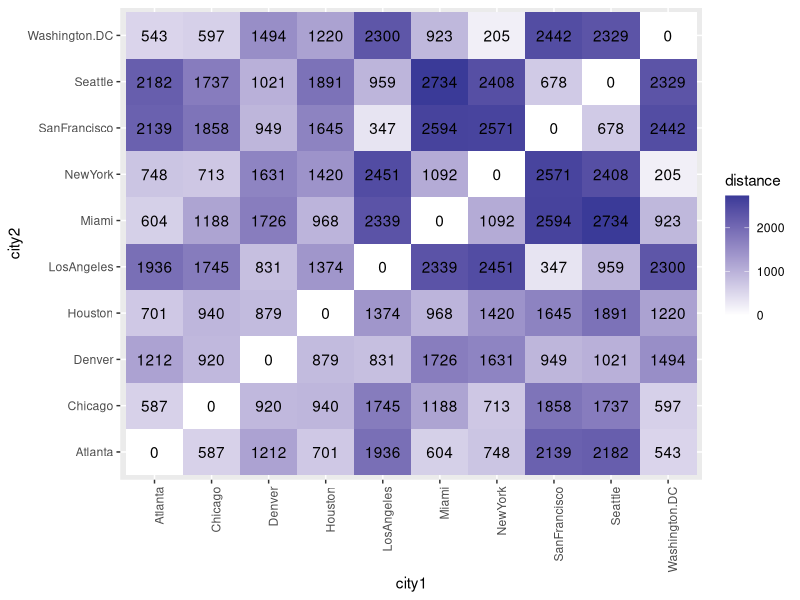
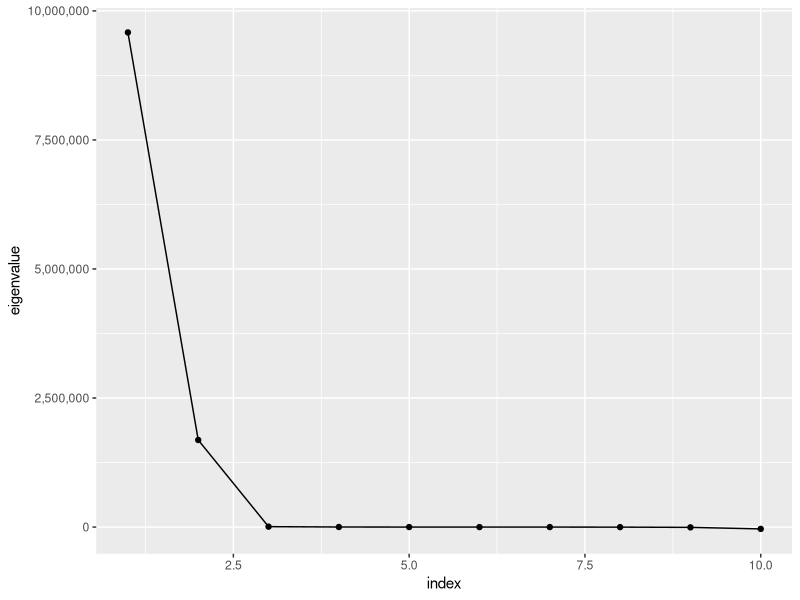
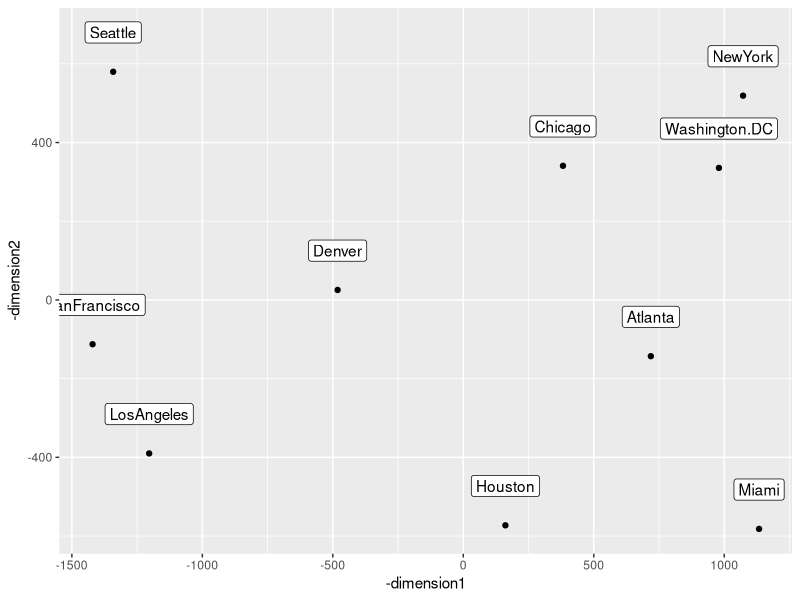
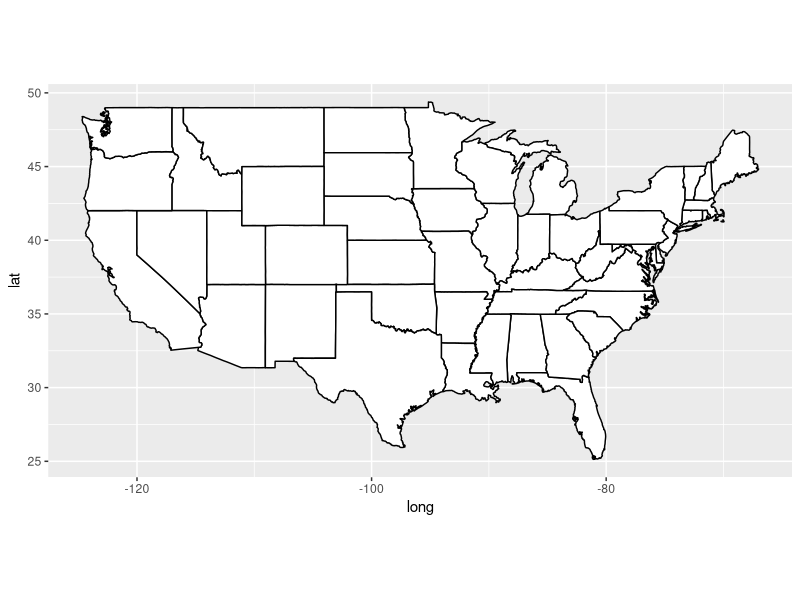
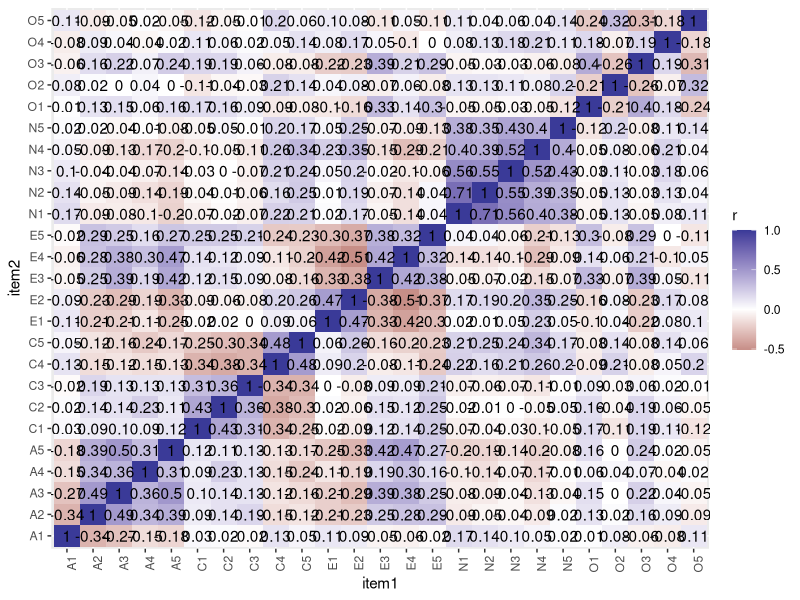
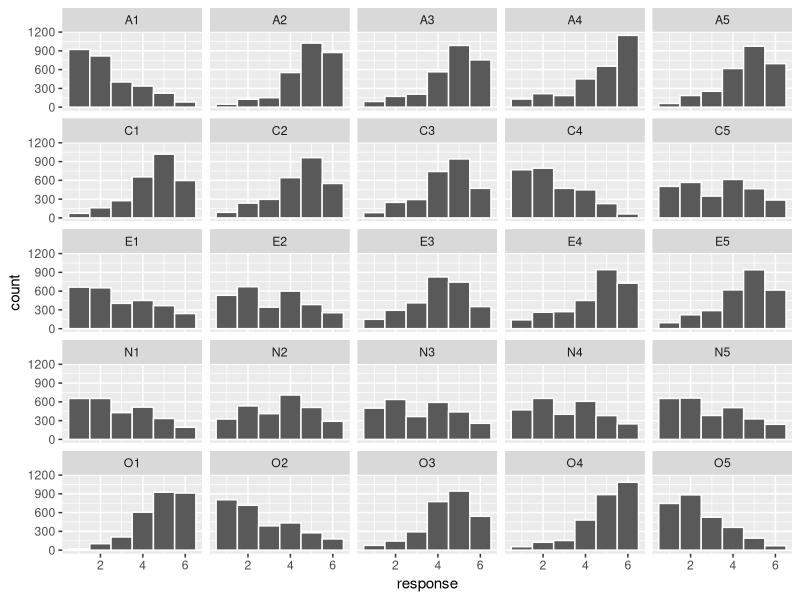
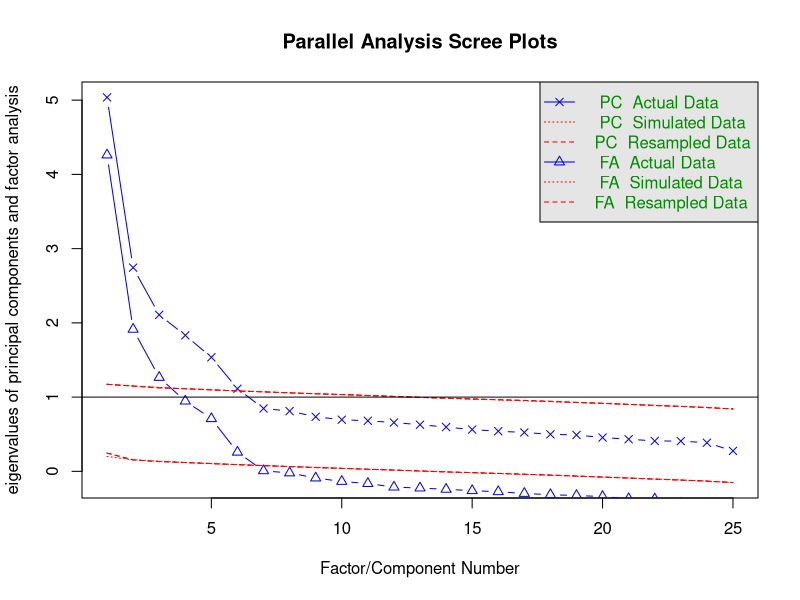
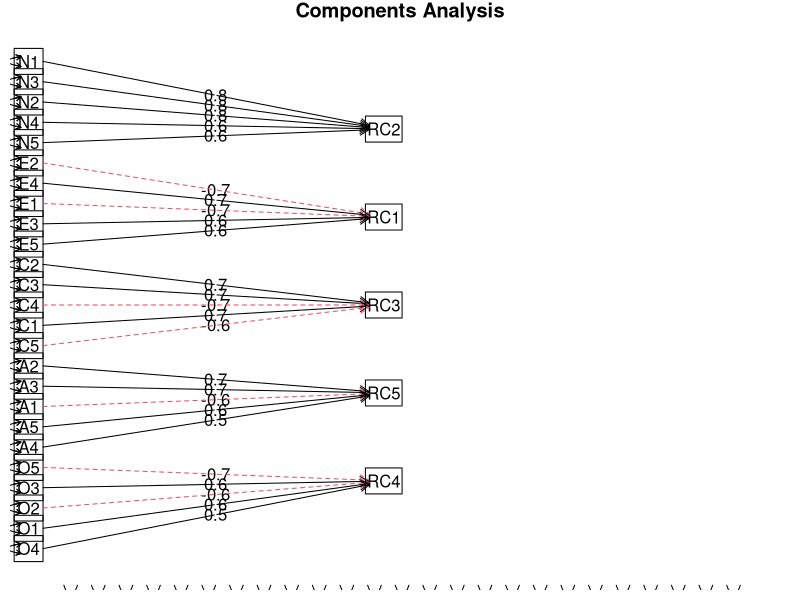

Here is the R script that generated these plots, in order:
## ---- chunk 1

# install.packages("tidyverse")
# install.packages("knitr")
# install.packages("haven")
# install.packages("maps")
# install.packages("psych")
# install.packages("MASS")

library(tidyverse)
library(knitr)
library(haven)
library(maps)
library(psych)
library(MASS)

# use select from dplyr
select <- dplyr::select

## ---- chunk 2

UScitiesD %>% 
  as.matrix() %>% 
  kable()

## ---- chunk 3

UScitiesD %>% 
  as.matrix() %>% 
  as.data.frame() %>% 
  mutate(city1 = rownames(.)) %>% 
  gather(key = city2, value = distance, -city1) %>% 
  ggplot(mapping = aes(x = city1, y = city2, fill = distance, label = distance)) +
  geom_tile() +
  geom_text() +
  scale_fill_gradient2() +
  theme(axis.text.x = element_text(angle = 90, hjust = 1))

## ---- chunk 4

# give it distance values and number of dimensions
# also ask for the function to output eigenvalues
cmdscale.fit1 <- cmdscale(UScitiesD, k = 2, eig = TRUE)

## ---- chunk 5

tibble(index = 1:length(cmdscale.fit1$eig),
       eigenvalue = cmdscale.fit1$eig) %>% 
  ggplot(mapping = aes(x = index, y = eigenvalue)) +
  geom_line() +
  geom_point() +
  scale_y_continuous(labels = scales::comma)

## ---- chunk 6

cmdscale.data <- tibble(city = rownames(cmdscale.fit1$points),
                        dimension1 = cmdscale.fit1$points[, 1],
                        dimension2 = cmdscale.fit1$points[, 2])

## ---- chunk 7

cmdscale.data %>% 
  ggplot(mapping = aes(x = -dimension1, y = -dimension2, label = city)) +
  geom_point() +
  geom_label(nudge_y = 100)

## ---- chunk 8

map_data("state") %>% 
  ggplot(mapping = aes(x = long, y = lat, group = group)) +
  geom_polygon(fill = "white", colour = "black") +
  coord_quickmap()

## ---- chunk 9

bfi.dictionary %>% 
  slice(-c(26, 27, 28)) %>% 
  select(Item, Big6, Keying) %>% 
  kable()

## ---- chunk 10

bfi %>%
  select(A1, A2, A3, A4, A5, C1, C2, C3, C4, C5, E1, E2, E3, E4, E5, N1, N2, N3, N4, N5, O1, O2, O3, O4, O5) %>% 
  cor(use = "pairwise.complete.obs") %>% 
  round(2) %>% 
  as.data.frame() %>% 
  mutate(item1 = rownames(.)) %>% 
  gather(key = item2, value = r, -item1) %>% 
  ggplot(mapping = aes(x = item1, y = item2, fill = r, label = r)) +
  geom_tile() +
  geom_text() +
  scale_fill_gradient2() +
  theme(axis.text.x = element_text(angle = 90, hjust = 1))

## ---- chunk 11

bfi %>%
  select(A1, A2, A3, A4, A5, C1, C2, C3, C4, C5, E1, E2, E3, E4, E5, N1, N2, N3, N4, N5, O1, O2, O3, O4, O5) %>% 
  gather(key = variable, value = response) %>% 
  ggplot(mapping = aes(x = response)) +
  geom_histogram(binwidth = 1, color = "white") +
  facet_wrap(facets = ~ variable)

## ---- chunk 12

bfi %>%
  select(A1, A2, A3, A4, A5, C1, C2, C3, C4, C5, E1, E2, E3, E4, E5, N1, N2, N3, N4, N5, O1, O2, O3, O4, O5) %>% 
  fa.parallel(fm = "minres", fa = "both")

## ---- chunk 13

bfi25 <- bfi %>%
  select(A1, A2, A3, A4, A5, C1, C2, C3, C4, C5, E1, E2, E3, E4, E5, N1, N2, N3, N4, N5, O1, O2, O3, O4, O5)

## ---- chunk 14

principal(bfi25, nfactors = 5, rotate = "varimax") %>% 
  print(sort = TRUE)

# plot
principal(bfi25, nfactors = 5, rotate = "varimax") %>% 
  fa.diagram(sort = TRUE, errors = TRUE)

## ---- chunk 15

fa(bfi25, nfactors = 5, rotate = "oblimin", fm = "minres") %>% 
  print(sort = TRUE)

# plot
fa(bfi25, nfactors = 5, rotate = "oblimin", fm = "minres") %>% 
  fa.diagram(sort = TRUE, errors = TRUE)

## ---- chunk 16

# fit principal componenets analysis
principal.fit1 <- principal(bfi25, nfactors = 5, rotate = "varimax")

# fit factor analysis
fa.fit1 <- fa(bfi25, nfactors = 5, rotate = "oblimin", fm = "minres")

## ---- chunk 17

factor.congruence(list(principal.fit1, fa.fit1)) %>% 
  as.data.frame() %>% 
  mutate(factor1 = rownames(.)) %>% 
  gather(key = factor2, value = r, -factor1) %>% 
  ggplot(mapping = aes(x = factor1, y = factor2, fill = r, label = r)) +
  geom_tile() +
  geom_text() +
  scale_fill_gradient2()

## ---- chunk 18

# save correlation matrix
r <- corFiml(bfi25)

# convert to distance matrix
bfi.d <- sqrt(2 * (1 - r))

## ---- chunk 19

# give it distance values and number of dimensions
# also ask for the function to output eigenvalues
isoMDS.fit1 <- isoMDS(bfi.d, k = 2, maxit = 100)

## ---- chunk 20

isoMDS.data1 <- tibble(item = rownames(isoMDS.fit1$points),
                       dimension1 = isoMDS.fit1$points[, 1],
                       dimension2 = isoMDS.fit1$points[, 2],
                       trait = ifelse(str_detect(item, pattern = "A"), "Agreeableness",
                               ifelse(str_detect(item, pattern = "C"), "Conscientiousness",
                               ifelse(str_detect(item, pattern = "E"), "Extraversion",
                               ifelse(str_detect(item, pattern = "N"), "Emotional Stability",
                               ifelse(str_detect(item, pattern = "O"), "Openness", NA))))))

## ---- chunk 21

isoMDS.data1 %>% 
  ggplot(mapping = aes(x = dimension1, y = dimension2, label = item, color = trait)) +
  geom_point() +
  geom_text(nudge_x = 0.025) +
  theme(legend.position = "top")

